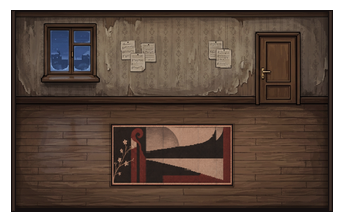
#> input picture assets/tilesets/boy_room_canvas.png, 344 x 220 px; the run also reads 1 picture not shown here
$ python build_dorm_tileset_a.py
#> lines starting #> are read from the running program, lines starting #| are printed output that depends on the picture; after the words box and inside, x2 and y2 are one past the last pixel; in counts of white or black regions, pixels touching at a corner belong together
#!/usr/bin/env python3
"""Modular dorm tileset, variant A ("warm walnut + aged paper").

Builds assets/tilesets/dorm_a_atlas.png (32x32 grid), dorm_a_tiles.json (tile name -> atlas
coords/size) and dorm_test_layout.json (demo room + corridor) from the painted room canvas.

Seamlessness rule: every variant of a family is derived from ONE horizontally periodic base,
and details are painted strictly inside the tile, so any variant can sit next to any other.
"""
import json
from pathlib import Path

import numpy as np
from PIL import Image

ROOT = Path(__file__).resolve().parent.parent
TS = ROOT / "assets" / "tilesets"
T = 32
OUTLINE = np.array([20, 15, 15], float)

src = np.array(Image.open(TS / "boy_room_canvas.png").convert("RGB")).astype(float)
rng = np.random.default_rng(904)


# ---------------------------------------------------------------- helpers
def periodic_noise(h, w, seed, fmax=5, aniso=1.0):
    r = np.random.default_rng(seed)
    yy, xx = np.mgrid[0:h, 0:w]
    acc = np.zeros((h, w))
    for fy in range(1, fmax + 1):
        for fx in range(1, fmax + 1):
            amp = 1.0 / ((fy * aniso) ** 2 + fx ** 2) ** 0.8
            acc += amp * np.sin(2 * np.pi * fy * yy / h + r.uniform(0, 6.28)) * \
                np.cos(2 * np.pi * fx * xx / w + r.uniform(0, 6.28))
    return (acc - acc.min()) / (acc.max() - acc.min())


def seamless_x(strip, w=T, overlap=12):
    out = strip[:, :w].copy()
    for x in range(overlap):
        t = 0.5 - 0.5 * np.cos(np.pi * (x + 1) / (overlap + 1))
        out[:, x] = (1 - t) * strip[:, w + x] + t * strip[:, x]
    return out


def match_mean(arr, target):
    return arr - arr.reshape(-1, 3).mean(0) + np.asarray(target, float)


def blob(h, w, cy, cx, r, seed):
    """Irregular soft blob mask in [0,1]."""
    yy, xx = np.mgrid[0:h, 0:w]
    n = periodic_noise(h, w, seed, 4)
    d = np.sqrt(((yy - cy) / r) ** 2 + ((xx - cx) / (r * 1.15)) ** 2) + (n - 0.5) * 0.7
    return np.clip(1.0 - d, 0, 1)


def clamp(a):
    return np.clip(a, 0, 255)


# ------------------------------------------------- 1. wall band 96 px tall
# Source wall: y=12..103 (cornice 12-17, paper 18-95, baseboard 96-103) -> stretch to 96 rows
rows = list(range(12, 104))
for dup in (75, 60, 45, 30):          # duplicate wallpaper rows, keep cornice/baseboard crisp
    rows.insert(rows.index(dup), dup)
band = src[rows]                       # (96, 344, 3)
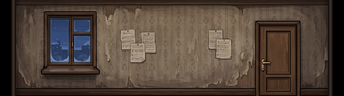
#> band: shape (96, 344, 3) float64; mean R, G, B 80.7, 67, 57
assert band.shape[0] == 96

room_wall_base = seamless_x(band[:, 150:200])
room_wall_base = clamp(room_wall_base)

# wallpaper reference per row (for object detection: window / door)
row_ref = np.median(band[:, 150:200], axis=1)
#> row_ref = 96 rows, first 8: [46, 32, 25], [50, 34, 24.5], [61, 42, 31], [72, 53, 40], [41, 30, 22], [57.5, 46.5, 38], [86, 69, 56], [89.5, 73, 60]


def object_bbox(x0, x1, y0=6, y1=96, thr=30, frac=0.75):
    """Tight bbox: keep only columns/rows that are mostly 'not wallpaper'."""
    diff = np.abs(band[y0:y1, x0:x1] - row_ref[y0:y1, None]).mean(2)
    m = diff > thr
    cols = np.where(m.mean(0) >= frac)[0]
    cx0, cx1 = cols.min(), cols.max() + 1
    rws = np.where(m[:, cx0:cx1].mean(1) >= frac)[0]
    return y0 + rws.min(), y0 + rws.max() + 1, x0 + cx0, x0 + cx1


# ---------------------------------------------- 2. corridor wall (soviet two-tone)
def corridor_from(base):
    out = base.copy()
    lum = base.mean(2)
    detail = lum - lum.mean(1, keepdims=True)
    nz = periodic_noise(96, T, 31, 5, 0.5) - 0.5
    fine = periodic_noise(96, T, 37, 6) - 0.5
    for y in range(96):
        if y < 6:                                   # cornice: neutral dark trim
            out[y] = base[y].mean(1, keepdims=True) * np.array([0.95, 0.95, 0.88])
        elif y < 48:                                # whitewashed plaster, ceiling grime
            grime = max(0.0, 1 - (y - 6) / 14.0) * 26
            c = np.array([138, 130, 112]) - grime
            out[y] = c + detail[y, :, None] * 0.25 + nz[y, :, None] * 14 + fine[y, :, None] * 6
        elif y == 48:
            out[y] = [36, 42, 32]
        elif y == 49:
            out[y] = [96, 108, 82]
        elif y < 88:                                # olive oil paint, slight gloss toward top
            gloss = max(0.0, 1 - (y - 50) / 10.0) * 10
            c = np.array([78, 92, 66]) + gloss
            out[y] = c + nz[y, :, None] * 10 + fine[y, :, None] * 5
        else:                                       # painted baseboard
            by = y - 88
            c = np.array([44, 46, 36])
            if by == 0:
                c = OUTLINE + 6
            elif by == 1:
                c = np.array([70, 74, 58])
            elif by == 7:
                c = OUTLINE
            out[y] = c + fine[y, :, None] * 6
    return clamp(out)


corr_wall_base = corridor_from(room_wall_base)
#> after the loop in corridor_from, `for y in range(96):`:
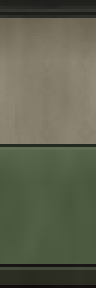
#> out: shape (96, 32, 3) float64 (shown 3 times larger); mean of channels 0, 1, 2 96.5, 98.7, 79.3; drawn as R, G, B


# ---------------------------------------------------- 3. wall decals (inside tile only)
def water_stain(img, cy, cx, r, seed, tint=(-30, -34, -40)):
    m = blob(96, T, cy, cx, r, seed)
    rim = ((m > 0.02) & (m < 0.16)).astype(float)
    img += m[..., None] * np.array(tint) * 0.55
    img += rim[..., None] * np.array(tint) * 0.6
    return img


def peeled(img, cy, cx, r, seed, under=(150, 140, 120)):
    m = blob(96, T, cy, cx, r, seed) > 0.22
    edge = m ^ np.pad(m, 1, mode="edge")[2:, 1:-1]
    img[m] = np.array(under) + (periodic_noise(96, T, seed + 1)[m][:, None] - 0.5) * 16
    img[edge] = img[edge] * 0.55
    return img


def crack(img, y0, x0, length, seed):
    r = np.random.default_rng(seed)
    y, x = y0, x0
    for _ in range(length):
        if 0 <= y < 96 and 1 <= x < T - 1:
            img[y, x] = img[y, x] * 0.55
            img[y, x + 1] = img[y, x + 1] * 1.08
        y += 1
        x += r.choice([-1, 0, 0, 1])
    return img


def score_sheet(img, y0, x0, w=12, h=15):
    img[y0 + 1:y0 + h + 1, x0 + 1:x0 + w + 1] *= 0.7               # drop shadow
    paper = np.array([182, 168, 142])
    img[y0:y0 + h, x0:x0 + w] = paper
    img[y0:y0 + h, x0 + w - 1] = paper * 0.86
    for sy in range(y0 + 3, y0 + h - 2, 2):
        if (sy - y0) % 6 != 1:
            img[sy, x0 + 2:x0 + w - 2] = [104, 90, 76]
    for nx, ny in ((x0 + 4, y0 + 4), (x0 + 7, y0 + 6), (x0 + 5, y0 + 10)):
        img[ny, nx] = [40, 32, 28]
    img[y0 + 1, x0 + w // 2] = [150, 40, 36]                          # red pin
    return img


def notice(img, y0, x0, w=14, h=17):
    img[y0 + 1:y0 + h + 1, x0 + 1:x0 + w + 1] *= 0.72
    img[y0:y0 + h, x0:x0 + w] = [196, 190, 172]
    img[y0 + 2, x0 + 3:x0 + w - 3] = [60, 54, 50]                     # title
    for sy in range(y0 + 5, y0 + h - 2, 2):
        ln = w - 4 - (sy * 7 % 5)
        img[sy, x0 + 2:x0 + 2 + ln] = [128, 122, 112]
    img[y0 - 1:y0 + 1, x0 + 1:x0 + 4] = [176, 168, 128]               # tape
    img[y0 - 1:y0 + 1, x0 + w - 4:x0 + w - 1] = [176, 168, 128]
    return img


def socket(img, y0, x0):
    img[y0:y0 + 7, x0:x0 + 7] = [168, 160, 142]
    img[y0 + 6, x0:x0 + 7] = [96, 90, 80]
    img[y0:y0 + 7, x0 + 6] = [110, 104, 92]
    img[y0 + 3, x0 + 2] = img[y0 + 3, x0 + 4] = [40, 34, 30]
    return img


def radiator(img, y0, x0, w=26, h=18):
    iron = np.array([116, 112, 100])
    img[y0 + h, x0 + 1:x0 + w + 1] *= 0.62                              # floor/wall shadow
    for i in range(0, w, 3):
        img[y0:y0 + h, x0 + i] = iron * 1.12
        img[y0:y0 + h, x0 + i + 1] = iron
        img[y0:y0 + h, x0 + i + 2] = iron * 0.6
    img[y0, x0:x0 + w] = iron * 1.25
    img[y0 + 2, x0:x0 + w] = iron * 0.8
    img[y0 + h - 3, x0:x0 + w] = iron * 0.8
    img[y0 - 1, x0:x0 + w] = OUTLINE + 10
    img[y0 + 4:y0 + 7, x0 - 3:x0] = [92, 88, 80]                        # pipe
    return img


def wall_variants(base, kind):
    v = [base.copy() for _ in range(4)]
    if kind == "room":
        water_stain(v[1], 14, 18, 8, 11)                     # stain under ceiling
        water_stain(v[1], 70, 10, 4, 12, (-14, -16, -18))
        peeled(v[2], 50, 15, 6, 21)                          # torn wallpaper shows plaster
        crack(v[2], 7, 22, 18, 23)
        score_sheet(v[3], 10, 9)                             # pinned page (top tile)
        socket(v[3], 76, 12)                                 # soviet socket (bottom tile)
    else:
        water_stain(v[1], 13, 14, 9, 41, (-26, -26, -30))
        peeled(v[2], 66, 17, 7, 51, (136, 128, 110))         # chipped olive paint
        crack(v[2], 20, 9, 22, 53)
        notice(v[3], 14, 9)                                  # "объявление"
        radiator(v[3], 66, 3)                                # cast-iron radiator
    return [clamp(x) for x in v]


room_walls = wall_variants(room_wall_base, "room")
#> in wall_variants, `v = [base.copy() for _ in range(4)]`: v = 4 items
#> call 2 of water_stain, with cy = 70, cx = 10, r = 4, seed = 12, tint = (-14, -16, -18)
#> call 2 of blob, with h = 96, w = 32, cy = 70, cx = 10, r = 4, seed = 12
#> in blob (call 2), `yy, xx = np.mgrid[0:h, 0:w]`:
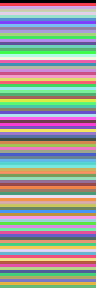
#> yy: shape (96, 32) int64 (shown 3 times larger); 96 distinct labels, from 0 to 95; one colour per label, 0 black
#> in water_stain (call 2), `rim = ((m > 0.02) & (m < 0.16)).astype(float)`:
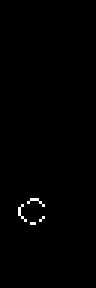
#> rim: shape (96, 32) float64 (shown 3 times larger); values 0 (black) and 1 (white), 0.52% white in thin lines or dots, all inside (x1, y1, x2, y2) = (6, 66, 15, 75)
#> the loop in crack, `for _ in range(length):` made 18 passes
#> x on passes 1 to 8: 21, 21, 21, 21, 21, 20, 20, 19
#> after the loop in crack, `for _ in range(length):`:
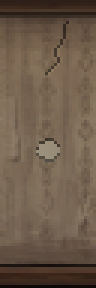
#> img: shape (96, 32, 3) float64 (shown 3 times larger); mean of channels 0, 1, 2 108.2, 90.8, 73.7; drawn as R, G, B
#> after the loop in crack, `for _ in range(length):`: x = 15; y = 25
#> room_walls = 4 items
corr_walls = wall_variants(corr_wall_base, "corr")
#> call 2 of crack, with y0 = 20, x0 = 9, length = 22, seed = 53
#> the loop in crack (call 2), `for _ in range(length):` made 22 passes
#> x on passes 1 to 8: 10, 9, 9, 9, 10, 10, 10, 11
#> after the loop in crack (call 2), `for _ in range(length):`:
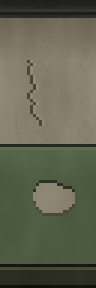
#> img: shape (96, 32, 3) float64 (shown 3 times larger); mean of channels 0, 1, 2 98.2, 99.6, 80.7; drawn as R, G, B
#> after the loop in crack (call 2), `for _ in range(length):`: x = 13; y = 42
#> in notice, `img[y0 - 1:y0 + 1, x0 + 1:x0 + 4] = [176, 168, 128]`:
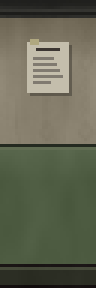
#> img: shape (96, 32, 3) float64 (shown 3 times larger); mean of channels 0, 1, 2 99.8, 102.2, 83; drawn as R, G, B
#> in radiator, `iron = np.array([116, 112, 100])`: iron = [116, 112, 100]
#> corr_walls = 4 items

# ----------------------------------------------------------------- 4. floors
# Source planks: seams every 7 rows at y=124,131,138,145 -> stretch each plank to 8 rows
plank_rows = []
for s in (124, 131, 138, 145):
    r = list(range(s, s + 7))
    r.insert(4, s + 3)
    plank_rows += r
floor_strip = src[plank_rows, 240:292]
room_floor_base = seamless_x(floor_strip)
room_floor_base = match_mean(room_floor_base, [78, 55, 42])
fine = periodic_noise(T, T, 71, 6, 3.0) - 0.5
room_floor_base += fine[..., None] * 6
for p in range(4):                         # plank seams (shared by all variants)
    y = p * 8
    room_floor_base[y] = room_floor_base[y] * 0.58
    room_floor_base[y + 1] = room_floor_base[y + 1] * 1.05
room_floor_base = clamp(room_floor_base)
JOINTS = ((3, 21, 12, 28), (10, 26, 5, 19), (17, 2, 24, 9), (25, 13, 29, 6))


def add_joints(tile, xs):
    for p, jx in enumerate(xs):              # joints live inside the tile -> free per variant
        y = p * 8
        tile[y + 1:y + 8, jx] *= 0.68
        tile[y + 1:y + 8, jx + 1] *= 1.04
    return tile


def floor_room_variants(base):
    v = [add_joints(base.copy(), JOINTS[i]) for i in range(4)]
    # v[1]: subtle darker plank piece + tiny wood knot
    v[1][9:16, 22:31] = v[1][9:16, 22:31] * np.array([0.89, 0.85, 0.83])
    v[1][19, 7:9] = v[1][19, 7:9] * 0.74
    v[1][20, 8] = v[1][20, 8] * 0.82
    # v[2]: faint diagonal wood scuff / wear
    for i in range(10):
        v[2][20 + i // 4, 6 + i] *= 1.08
        v[2][4 + i // 5, 16 + i] *= 1.07
    # v[3]: subtle tonal plank variation + very soft organic wood grain streak (no circular bullseye)
    v[3][17:24, 3:18] = v[3][17:24, 3:18] * np.array([0.91, 0.88, 0.86])
    v[3][12:15, 11:25] = v[3][12:15, 11:25] * np.array([0.93, 0.91, 0.89])
    return [clamp(x) for x in v]


room_floors = floor_room_variants(room_floor_base)
#> room_floors = 4 items

# corridor: worn soviet linoleum with subtle warm-olive stone fleck + horizontal wear
n1 = periodic_noise(T, T, 91, 5)
n2 = periodic_noise(T, T, 97, 6)
tones = np.array([[72, 66, 56], [77, 70, 60], [82, 74, 64], [87, 79, 68]], float)
idx = np.clip((n1 * 0.65 + n2 * 0.35) * 3.99, 0, 3).astype(int)
corr_floor_base = tones[idx] + (n2[..., None] - 0.5) * 5
fl = np.random.default_rng(5)
for _ in range(36):
    y, x = fl.integers(0, T, 2)
    corr_floor_base[y, x] *= fl.choice([0.86, 1.10])
corr_floor_base = clamp(corr_floor_base)


def floor_corr_variants(base):
    v = [base.copy() for _ in range(4)]
    # v[1]: subtle welded linoleum seam at left edge
    v[1][:, 0] *= 0.72
    v[1][:, 1] *= 1.05
    # v[2]: gentle shoe scuffs
    for cy, cx, ln in ((9, 6, 7), (22, 17, 9)):
        v[2][cy, cx:cx + ln] *= 0.84
        v[2][cy + 1, cx + 2:cx + ln - 1] *= 0.90
    # v[3]: faint matte wear patch (no dark circular dots)
    m = blob(T, T, 15, 17, 7, 99)
    v[3] += m[..., None] * np.array([-11, -10, -9])
    v[3][21, 9:12] *= 0.86
    return [clamp(x) for x in v]


corr_floors = floor_corr_variants(corr_floor_base)


def with_wall_shadow(tile, depth=7):
    t = tile.copy()
    for y in range(depth):
        t[y] *= 0.52 + 0.48 * (y / depth) ** 0.8
    return clamp(t)


threshold = np.concatenate([room_floors[0][:, :16], corr_floors[0][:, 16:]], axis=1)
threshold[:, 12] = OUTLINE
threshold[:, 13:15] = [94, 66, 46]
threshold[:, 15:18] = [70, 48, 34]
threshold[:, 18] = [46, 32, 24]
threshold[:, 19] = OUTLINE + 4

# ---------------------------------------------------- 5. wall-top (cutaway) 16 masks
# bit 1 = rim on LEFT, 2 = RIGHT, 4 = TOP, 8 = BOTTOM (rim faces walkable floor)
walltop_base = np.array([28, 21, 19]) + (periodic_noise(T, T, 111, 4)[..., None] - 0.5) * 7


def walltop(mask):
    t = walltop_base.copy()
    light, mid = np.array([92, 64, 46]), np.array([60, 42, 31])
    if mask & 1:
        t[:, 0] = OUTLINE; t[:, 1:3] = light; t[:, 3] = mid
    if mask & 2:
        t[:, 31] = OUTLINE; t[:, 29:31] = light; t[:, 28] = mid
    if mask & 4:
        t[0] = OUTLINE; t[1:3] = light; t[3] = mid
    if mask & 8:                       # front face: thicker walnut edge seen in 3/4
        t[24] = mid * 0.9
        t[25:28] = light
        t[28:31] = np.array([70, 49, 35])
        t[31] = OUTLINE
    return clamp(t)


walltops = [walltop(m) for m in range(16)]
void = np.zeros((T, T, 3)) + np.array([14, 11, 11])

# ------------------------------------------------------------ 6. props (2x3)
DIGITS = {
    "0": ["111", "101", "101", "101", "111"], "4": ["101", "101", "111", "001", "001"],
    "5": ["111", "100", "111", "001", "111"], "9": ["111", "101", "111", "001", "111"],
}


def plaque(img, y0, x0, text):
    w = len(text) * 4 + 1
    img[y0 - 1:y0 + 7, x0 - 1:x0 + w + 1] = OUTLINE
    img[y0:y0 + 6, x0:x0 + w] = [186, 170, 138]
    img[y0 + 5, x0:x0 + w] = [140, 126, 100]
    for i, ch in enumerate(text):
        for ry, row in enumerate(DIGITS[ch]):
            for rx, bit in enumerate(row):
                if bit == "1" and ry < 5:
                    img[y0 + ry, x0 + 1 + i * 4 + rx] = [42, 32, 28]
    return img


dy0, dy1, dx0, dx1 = object_bbox(244, 306)
#> in object_bbox, `cols = np.where(m.mean(0) >= frac)[0]`: cols = [11, 14, 15, 22, 46, 51, 52, 53, 56]
#> in object_bbox, `cx0, cx1 = cols.min(), cols.max() + 1`: cx0 = 11; cx1 = 57
#> in object_bbox, `rws = np.where(m[:, cx0:cx1].mean(1) >= frac)[0]`: rws = 62 values from 14 to 75
#> dy0 = 20; dy1 = 82; dx0 = 255; dx1 = 301
dy1 = 88                                   # door stands on the baseboard
wy0, wy1, wx0, wx1 = object_bbox(36, 108)
#> wy0 = 11; wy1 = 80; wx0 = 44; wx1 = 96
door = band[dy0:dy1, dx0:dx1]
window = band[wy0:wy1, wx0:wx1]


def prop(bg_tile, obj, oy, center=32):
    img = np.concatenate([bg_tile, bg_tile], axis=1).copy()
    ow = obj.shape[1]
    ox = max(0, center - ow // 2)
    ow = min(ow, 64 - ox)
    img[oy:oy + obj.shape[0], ox:ox + ow] = obj[:, :ow]
    return img, ox, ow


corr_door_904, ox, ow = prop(corr_walls[0], door, dy0)
#> ox = 9; ow = 46
plaque(corr_door_904, 30, min(63 - 13, ox + ow + 2) if ox + ow + 15 < 64 else 2, "904")
corr_door_905, ox, ow = prop(corr_walls[0], door, dy0)
plaque(corr_door_905, 30, min(63 - 13, ox + ow + 2) if ox + ow + 15 < 64 else 2, "905")
room_door, _, _ = prop(room_walls[0], door, dy0)
room_window, _, _ = prop(room_walls[0], window, wy0)
if wy1 + 20 < 88:
    radiator(room_window, 70, 19)
for p in (corr_door_904, corr_door_905, room_door, room_window):
    np.clip(p, 0, 255, out=p)
#> this loop made 4 passes

# ---------------------------------------------------------- 7. atlas assembly
COLS, ROWS = 8, 10
atlas = np.zeros((ROWS * T, COLS * T, 4), np.uint8)
tiles = {}


def put(name, img, col, row, size=(1, 1)):
    h, w = img.shape[:2]
    atlas[row * T:row * T + h, col * T:col * T + w, :3] = np.clip(img, 0, 255).astype(np.uint8)
    atlas[row * T:row * T + h, col * T:col * T + w, 3] = 255
    tiles[name] = {"atlas": [col, row], "size": list(size)}


for v in range(4):
    for part, (y0, row) in enumerate(((0, 0), (32, 1), (64, 2))):
        pname = ["top", "mid", "bot"][part]
        put(f"room_wall_{pname}_{v}", room_walls[v][y0:y0 + 32], v, row)
        put(f"corr_wall_{pname}_{v}", corr_walls[v][y0:y0 + 32], 4 + v, row)
    put(f"room_floor_{v}", room_floors[v], v, 3)
    put(f"corr_floor_{v}", corr_floors[v], 4 + v, 3)
put("room_floor_shadow_0", with_wall_shadow(room_floors[0]), 0, 4)
put("room_floor_shadow_1", with_wall_shadow(room_floors[1]), 1, 4)
put("corr_floor_shadow_0", with_wall_shadow(corr_floors[0]), 2, 4)
put("corr_floor_shadow_1", with_wall_shadow(corr_floors[2]), 3, 4)
put("threshold", threshold, 4, 4)
put("void", void, 5, 4)
for m in range(16):
    put(f"walltop_{m}", walltops[m], m % 8, 5 + m // 8)
put("corr_door_904", corr_door_904, 0, 7, (2, 3))
put("corr_door_905", corr_door_905, 2, 7, (2, 3))
put("room_window", room_window, 4, 7, (2, 3))
put("room_door", room_door, 6, 7, (2, 3))

Image.fromarray(atlas, "RGBA").save(TS / "dorm_a_atlas.png")
(TS / "dorm_a_tiles.json").write_text(json.dumps({"tile_size": T, "tiles": tiles}, indent=1))

# ---------------------------------------------------------- 8. demo layout
W, H = 22, 11
grid = [[None] * W for _ in range(H)]
#> grid = 11 items
solid = [[False] * W for _ in range(H)]
#> solid = 11 items
PART = 11


def is_wall(x, y):
    return x in (0, W - 1, PART) or y == H - 1


DOORWAY = (6, 7)
for y in range(H):
    for x in range(W):
        if is_wall(x, y) and not (x == PART and y in DOORWAY):
            solid[y][x] = True
for y in range(H):
    for x in range(W):
        if solid[y][x]:
            m = 0
            def open_at(xx, yy):
                return 0 <= xx < W and 0 <= yy < H and not solid[yy][xx]
            def floor_at(xx, yy):
                return 0 <= xx < W and 3 <= yy < H and not solid[yy][xx]
            m |= 1 if open_at(x - 1, y) else 0
            m |= 2 if open_at(x + 1, y) else 0
            m |= 4 if floor_at(x, y - 1) else 0
            m |= 8 if floor_at(x, y + 1) else 0
            grid[y][x] = f"walltop_{m}"
            continue
        corr = x > PART
        fam = "corr" if corr else "room"
        if y < 3:
            v = int(rng.choice([0] * 7 + [1, 2]))
            grid[y][x] = f"{fam}_wall_{['top', 'mid', 'bot'][y]}_{v}"
        elif x == PART:
            grid[y][x] = "threshold"
        elif y == 3:
            grid[y][x] = f"{fam}_floor_shadow_{int(rng.choice([0, 0, 1]))}"
        else:
            pool = [0, 0, 1, 1, 2, 2, 3] if fam == "room" else [0] * 8 + [2, 3]
            grid[y][x] = f"{fam}_floor_{int(rng.choice(pool))}"

# decals / props (top-left cell holds the multi-tile prop)
for c in range(3):
    grid[c][7] = f"room_wall_{['top', 'mid', 'bot'][c]}_3"
    grid[c][17] = f"corr_wall_{['top', 'mid', 'bot'][c]}_3"
props = [("room_window", 2, 0), ("corr_door_904", 13, 0), ("corr_door_905", 18, 0)]
for name, px, py in props:
    for yy in range(3):
        for xx in range(2):
            grid[py + yy][px + xx] = None
    grid[py][px] = name

(TS / "dorm_test_layout.json").write_text(json.dumps({"width": W, "height": H, "cells": grid}))

# ---------------------------------------------------------- 9. preview
prev = np.zeros((H * T, W * T, 3))
for y in range(H):
    for x in range(W):
        name = grid[y][x]
        if not name:
            continue
        c, r = tiles[name]["atlas"]
        sw, sh = tiles[name]["size"]
        prev[y * T:(y + sh) * T, x * T:(x + sw) * T] = atlas[r * T:(r + sh) * T, c * T:(c + sw) * T, :3]
img = Image.fromarray(prev.astype(np.uint8)).convert("RGBA")
hero = Image.open(ROOT / "assets/characters/hero_allegro_sheet.png").convert("RGBA").crop((0, 0, 48, 48))
img.alpha_composite(hero, (6 * T - 24, 5 * T - 30))
img.alpha_composite(hero.transpose(Image.FLIP_LEFT_RIGHT), (16 * T - 24, 6 * T - 30))
out_dir = Path("/home/allegro/.gemini/antigravity/brain/7bd8464a-a6fb-4d91-a857-5dcd24badf98")
img.convert("RGB").resize((W * T * 2, H * T * 2), Image.NEAREST).save(out_dir / "dorm_a_preview.png")
Image.fromarray(atlas, "RGBA").resize((COLS * T * 3, ROWS * T * 3), Image.NEAREST).save(out_dir / "dorm_a_atlas_x3.png")
print("door bbox", (dy0, dy1, dx0, dx1), "window bbox", (wy0, wy1, wx0, wx1))
#| door bbox (20, 88, 255, 301) window bbox (11, 80, 44, 96)
print("tiles:", len(tiles))
#| tiles: 58
